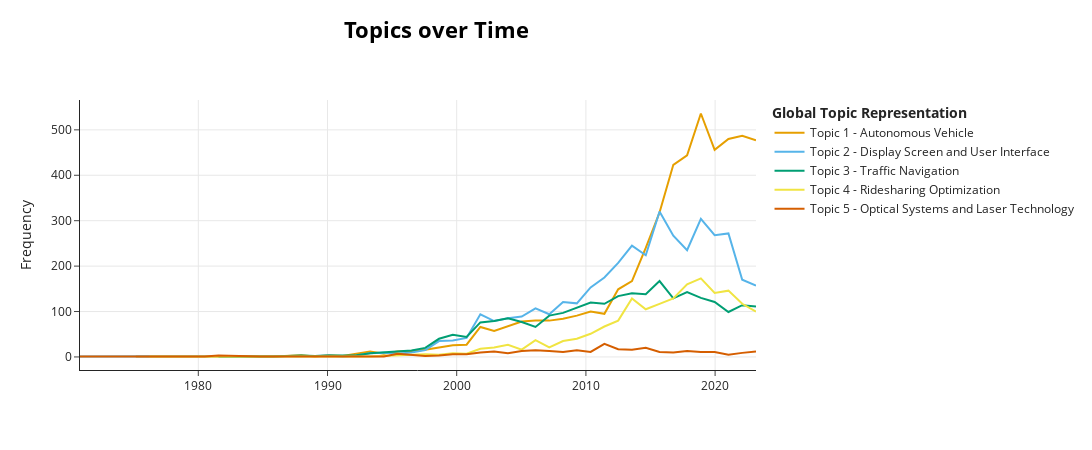

The cell this chart's notebook holds for it:
### Code cell
# Step 2: Transform the documents to get the topic probabilities
_, probs = topic_model.transform(df['clean_text'].to_list(), embeddings)

# Calculate and visualize the topics over time
topics_over_time = topic_model.topics_over_time(df['clean_text'].to_list(), timestamps, global_tuning=True, evolution_tuning=True, nr_bins=50)

# Visualize the topics over time
topic_model.visualize_topics_over_time(topics_over_time, top_n_topics=10, custom_labels=True)

### Figure 1 — Plotly figure (JSON) as saved in the notebook; plotly's stock layout.template omitted (floating-point values rounded to 4 significant figures)
{"data": [{"hoverinfo": "text", "hovertext": ["<b>Topic 0</b><br>Words: wheels, free, inhibit, wheel, driven", "<b>Topic 0</b><br>Words: word, letter, magnitude, vector magnitude, value", "<b>Topic 0</b><br>Words: centre, input devices, guideway, input, destination", "<b>Topic 0</b><br>Words: fuel, recirculation, consumption rate, ignition, control", "<b>Topic 0</b><br>Words: power, digital computer, power line, suppressor, connected", "<b>Topic 0</b><br>Words: resolution data, resolution, high resolution, high, data", "<b>Topic 0</b><br>Words: warning light, vehicle, actuating warning, vehicle unobtrusive, unobtrusive operation", "<b>Topic 0</b><br>Words: coil, magnet, plane, comparator, unauthorised motion", "<b>Topic 0</b><br>Words: data, central, vehicle, system, alarm", "<b>Topic 0</b><br>Words: alarm, unauthorised, entry event, defined area, vocal", "<b>Topic 0</b><br>Words: vehicle, system, object, alarm, test", "<b>Topic 0</b><br>Words: turntable, memory, memory zones, car, different memory", "<b>Topic 0</b><br>Words: vehicle, speech, phoneme, system, speech signal", "<b>Topic 0</b><br>Words: vehicle, optimal route, optimal, system, device", "<b>Topic 0</b><br>Words: vehicle, system, alarm, control, position", "<b>Topic 0</b><br>Words: vehicle, system, assembly, data, speed", "<b>Topic 0</b><br>Words: vehicle, system, sensor, device, signal", "<b>Topic 0</b><br>Words: vehicle, system, controller, remote, alarm", "<b>Topic 0</b><br>Words: vehicle, system, control, data, device", "<b>Topic 0</b><br>Words: vehicle, system, data, control, device", "<b>Topic 0</b><br>Words: vehicle, system, data, control, information", "<b>Topic 0</b><br>Words: vehicle, system, data, method, based", "<b>Topic 0</b><br>Words: vehicle, system, data, control, user", "<b>Topic 0</b><br>Words: vehicle, system, data, information, device", "<b>Topic 0</b><br>Words: vehicle, system, data, method, information", "<b>Topic 0</b><br>Words: vehicle, system, data, method, information", "<b>Topic 0</b><br>Words: vehicle, system, data, method, control", "<b>Topic 0</b><br>Words: vehicle, system, method, data, control", "<b>Topic 0</b><br>Words: vehicle, system, method, data, autonomous", "<b>Topic 0</b><br>Words: vehicle, system, data, method, device", "<b>Topic 0</b><br>Words: vehicle, system, data, method, autonomous", "<b>Topic 0</b><br>Words: vehicle, system, data, method, device", "<b>Topic 0</b><br>Words: vehicle, system, data, method, device", "<b>Topic 0</b><br>Words: vehicle, system, data, autonomous, method", "<b>Topic 0</b><br>Words: vehicle, system, method, data, autonomous", "<b>Topic 0</b><br>Words: vehicle, system, autonomous, method, data", "<b>Topic 0</b><br>Words: vehicle, autonomous, system, data, autonomous vehicle", "<b>Topic 0</b><br>Words: vehicle, autonomous, system, autonomous vehicle, data", "<b>Topic 0</b><br>Words: vehicle, autonomous, system, data, autonomous vehicle", "<b>Topic 0</b><br>Words: vehicle, autonomous, system, data, autonomous vehicle", "<b>Topic 0</b><br>Words: vehicle, autonomous, system, data, autonomous vehicle", "<b>Topic 0</b><br>Words: vehicle, autonomous, system, data, autonomous vehicle"], "marker": {"color": "#E69F00"}, "mode": "lines", "name": "Topic 1 - Autonomous Vehicle", "type": "scatter", "x": ["1975-03-01T11:31:12", "1976-03-25T02:24:00", "1977-04-18T17:16:48", "1980-06-30T13:55:12", "1982-08-18T19:40:48", "1983-09-12T10:33:36", "1984-10-06T01:26:24", "1985-10-30T16:19:12", "1987-12-18T22:04:48", "1989-01-11T12:57:36", "1990-02-05T03:50:24", "1991-03-01T18:43:12", "1992-03-25T09:36:00", "1993-04-19T00:28:48", "1994-05-13T15:21:36", "1995-06-07T06:14:24", "1996-06-30T21:07:12", "1997-07-25T12:00:00", "1998-08-19T02:52:48", "1999-09-12T17:45:36", "2000-10-06T08:38:24", "2001-10-30T23:31:12", "2002-11-24T14:24:00", "2003-12-19T05:16:48", "2005-01-11T20:09:36", "2006-02-05T11:02:24", "2007-03-02T01:55:12", "2008-03-25T16:48:00", "2009-04-19T07:40:48", "2010-05-13T22:33:36", "2011-06-07T13:26:24", "2012-07-01T04:19:12", "2013-07-25T19:12:00", "2014-08-19T10:04:48", "2015-09-13T00:57:36", "2016-10-06T15:50:24", "2017-10-31T06:43:12", "2018-11-24T21:36:00", "2019-12-19T12:28:48", "2021-01-12T03:21:36", "2022-02-05T18:14:24", "2023-03-02T09:07:12"], "y": [1, 1, 1, 2, 1, 2, 1, 1, 4, 1, 4, 2, 7, 12, 7, 12, 13, 16, 21, 26, 27, 66, 57, 67, 78, 80, 80, 84, 91, 100, 95, 149, 167, 240, 318, 423, 444, 536, 456, 480, 487, 477]}, {"hoverinfo": "text", "hovertext": ["<b>Topic 1</b><br>Words: means supporting, supporting aiming, aiming hand, aiming, held device", "<b>Topic 1</b><br>Words: flash, exposure, buttons, exposure making, flash unit", "<b>Topic 1</b><br>Words: face, inlet face, inlet, exit face, light inlet", "<b>Topic 1</b><br>Words: instrument, false instrument, instrument display, display surface, reading", "<b>Topic 1</b><br>Words: database, user, format, format appropriate, translates format", "<b>Topic 1</b><br>Words: dtmf, telephone, standard dtmf, liq, output", "<b>Topic 1</b><br>Words: linear array, 360, led, surveillance, onto photodetectors", "<b>Topic 1</b><br>Words: subcarrier, microcomputer, visual, error checking, functions error", "<b>Topic 1</b><br>Words: green, card 10, golf, ball, card", "<b>Topic 1</b><br>Words: user, background, pointer, information, image", "<b>Topic 1</b><br>Words: transition, display, icon, sequence, transition template", "<b>Topic 1</b><br>Words: display, user, device, computer, strand", "<b>Topic 1</b><br>Words: data, image, user, device, display", "<b>Topic 1</b><br>Words: display, user, menu, computer, system", "<b>Topic 1</b><br>Words: user, display, information, computer, help", "<b>Topic 1</b><br>Words: user, display, information, system, computer", "<b>Topic 1</b><br>Words: user, display, information, device, system", "<b>Topic 1</b><br>Words: user, information, device, display, computer", "<b>Topic 1</b><br>Words: user, information, device, system, display", "<b>Topic 1</b><br>Words: device, user, system, display, information", "<b>Topic 1</b><br>Words: user, display, device, information, system", "<b>Topic 1</b><br>Words: user, device, display, system, information", "<b>Topic 1</b><br>Words: user, device, display, system, information", "<b>Topic 1</b><br>Words: user, device, method, display, system", "<b>Topic 1</b><br>Words: user, device, display, information, system", "<b>Topic 1</b><br>Words: user, device, display, method, system", "<b>Topic 1</b><br>Words: user, device, display, method, system", "<b>Topic 1</b><br>Words: user, device, display, method, interface", "<b>Topic 1</b><br>Words: user, device, display, method, information", "<b>Topic 1</b><br>Words: user, device, display, method, information", "<b>Topic 1</b><br>Words: user, device, display, method, computer", "<b>Topic 1</b><br>Words: user, device, display, interface, method", "<b>Topic 1</b><br>Words: user, display, device, interface, user interface", "<b>Topic 1</b><br>Words: user, display, device, interface, user interface", "<b>Topic 1</b><br>Words: user, device, display, interface, user interface", "<b>Topic 1</b><br>Words: user, device, display, interface, user interface", "<b>Topic 1</b><br>Words: user, device, display, interface, user interface", "<b>Topic 1</b><br>Words: user, device, display, interface, user interface"], "marker": {"color": "#56B4E9"}, "mode": "lines", "name": "Topic 2 - Display Screen and User Interface", "type": "scatter", "x": ["1970-11-04T12:27:21.600000", "1976-03-25T02:24:00", "1982-08-18T19:40:48", "1986-11-24T07:12:00", "1987-12-18T22:04:48", "1989-01-11T12:57:36", "1990-02-05T03:50:24", "1991-03-01T18:43:12", "1992-03-25T09:36:00", "1993-04-19T00:28:48", "1994-05-13T15:21:36", "1995-06-07T06:14:24", "1996-06-30T21:07:12", "1997-07-25T12:00:00", "1998-08-19T02:52:48", "1999-09-12T17:45:36", "2000-10-06T08:38:24", "2001-10-30T23:31:12", "2002-11-24T14:24:00", "2003-12-19T05:16:48", "2005-01-11T20:09:36", "2006-02-05T11:02:24", "2007-03-02T01:55:12", "2008-03-25T16:48:00", "2009-04-19T07:40:48", "2010-05-13T22:33:36", "2011-06-07T13:26:24", "2012-07-01T04:19:12", "2013-07-25T19:12:00", "2014-08-19T10:04:48", "2015-09-13T00:57:36", "2016-10-06T15:50:24", "2017-10-31T06:43:12", "2018-11-24T21:36:00", "2019-12-19T12:28:48", "2021-01-12T03:21:36", "2022-02-05T18:14:24", "2023-03-02T09:07:12"], "y": [1, 1, 1, 2, 2, 2, 3, 1, 3, 8, 9, 7, 10, 15, 35, 36, 42, 94, 79, 85, 89, 107, 94, 121, 118, 153, 175, 207, 245, 224, 320, 267, 235, 304, 268, 272, 170, 157]}, {"hoverinfo": "text", "hovertext": ["<b>Topic 2</b><br>Words: speed, signal, actual speed, speed signal, actual", "<b>Topic 2</b><br>Words: keyword, keyword location, location indication, bit, location", "<b>Topic 2</b><br>Words: signal, signal delta, heading, delta, signals", "<b>Topic 2</b><br>Words: servers, expected available, servers expected, expected, currently", "<b>Topic 2</b><br>Words: dispatcher, dispatcher actor, actor, map, subscribers", "<b>Topic 2</b><br>Words: route, traffic, device, system, announcements", "<b>Topic 2</b><br>Words: congestion, traffic congestion, traffic, congestion data, data", "<b>Topic 2</b><br>Words: route, system, information, vehicle, navigation", "<b>Topic 2</b><br>Words: heading, vehicle, route, position, direction", "<b>Topic 2</b><br>Words: position, route, system, vehicle, information", "<b>Topic 2</b><br>Words: route, position, vehicle, system, device", "<b>Topic 2</b><br>Words: information, route, data, system, vehicle", "<b>Topic 2</b><br>Words: route, information, traffic, system, data", "<b>Topic 2</b><br>Words: information, data, system, route, vehicle", "<b>Topic 2</b><br>Words: route, system, information, data, navigation", "<b>Topic 2</b><br>Words: information, system, route, data, traffic", "<b>Topic 2</b><br>Words: route, system, information, navigation, location", "<b>Topic 2</b><br>Words: information, system, route, traffic, location", "<b>Topic 2</b><br>Words: information, traffic, system, route, method", "<b>Topic 2</b><br>Words: information, data, traffic, route, system", "<b>Topic 2</b><br>Words: system, route, information, traffic, data", "<b>Topic 2</b><br>Words: route, information, system, method, location", "<b>Topic 2</b><br>Words: route, system, information, traffic, navigation", "<b>Topic 2</b><br>Words: route, traffic, system, method, navigation", "<b>Topic 2</b><br>Words: route, information, method, traffic, system", "<b>Topic 2</b><br>Words: route, method, system, data, navigation", "<b>Topic 2</b><br>Words: route, device, system, method, location", "<b>Topic 2</b><br>Words: traffic, route, information, method, location", "<b>Topic 2</b><br>Words: route, system, method, device, data", "<b>Topic 2</b><br>Words: route, method, system, location, information", "<b>Topic 2</b><br>Words: route, location, system, user, method", "<b>Topic 2</b><br>Words: route, system, location, method, device", "<b>Topic 2</b><br>Words: route, location, system, device, data", "<b>Topic 2</b><br>Words: route, location, data, system, method", "<b>Topic 2</b><br>Words: location, route, system, data, device", "<b>Topic 2</b><br>Words: location, system, route, device, method"], "marker": {"color": "#009E73"}, "mode": "lines", "name": "Topic 3 - Traffic Navigation", "type": "scatter", "x": ["1981-07-25T04:48:00", "1985-10-30T16:19:12", "1987-12-18T22:04:48", "1989-01-11T12:57:36", "1990-02-05T03:50:24", "1991-03-01T18:43:12", "1992-03-25T09:36:00", "1993-04-19T00:28:48", "1994-05-13T15:21:36", "1995-06-07T06:14:24", "1996-06-30T21:07:12", "1997-07-25T12:00:00", "1998-08-19T02:52:48", "1999-09-12T17:45:36", "2000-10-06T08:38:24", "2001-10-30T23:31:12", "2002-11-24T14:24:00", "2003-12-19T05:16:48", "2005-01-11T20:09:36", "2006-02-05T11:02:24", "2007-03-02T01:55:12", "2008-03-25T16:48:00", "2009-04-19T07:40:48", "2010-05-13T22:33:36", "2011-06-07T13:26:24", "2012-07-01T04:19:12", "2013-07-25T19:12:00", "2014-08-19T10:04:48", "2015-09-13T00:57:36", "2016-10-06T15:50:24", "2017-10-31T06:43:12", "2018-11-24T21:36:00", "2019-12-19T12:28:48", "2021-01-12T03:21:36", "2022-02-05T18:14:24", "2023-03-02T09:07:12"], "y": [1, 1, 3, 2, 3, 3, 4, 8, 10, 11, 14, 20, 40, 49, 44, 76, 79, 85, 77, 66, 91, 97, 108, 120, 117, 134, 140, 138, 167, 129, 143, 130, 121, 99, 114, 111]}, {"hoverinfo": "text", "hovertext": ["<b>Topic 3</b><br>Words: taximeter, key, keys, passengers, controlled", "<b>Topic 3</b><br>Words: coordinating station, coordinating, public, ride, station", "<b>Topic 3</b><br>Words: arrival time, arrival, time, optimum, optimum arrival", "<b>Topic 3</b><br>Words: dispatch controller, service, central dispatch, dispatch, cell", "<b>Topic 3</b><br>Words: station, mobile station, density function, probability density, function pdf", "<b>Topic 3</b><br>Words: bodies, cooling medium, cooling, vehicles, device", "<b>Topic 3</b><br>Words: mobile unit, mobile, zone, unit, system", "<b>Topic 3</b><br>Words: system, information, appointments, vehicles, location", "<b>Topic 3</b><br>Words: mobile, data, system, call, cellular", "<b>Topic 3</b><br>Words: mobile, system, subnet, service, communication", "<b>Topic 3</b><br>Words: service, system, location, mobile, method", "<b>Topic 3</b><br>Words: method, system, location, mobile, service", "<b>Topic 3</b><br>Words: system, method, location, service, user", "<b>Topic 3</b><br>Words: location, system, user, service, device", "<b>Topic 3</b><br>Words: service, system, mobile, method, location", "<b>Topic 3</b><br>Words: method, system, service, location, mobile", "<b>Topic 3</b><br>Words: method, system, device, transportation, user", "<b>Topic 3</b><br>Words: method, system, location, service, transportation", "<b>Topic 3</b><br>Words: method, location, system, transportation, device", "<b>Topic 3</b><br>Words: method, location, system, service, user", "<b>Topic 3</b><br>Words: system, method, mobile, location, service", "<b>Topic 3</b><br>Words: method, location, mobile, user, system", "<b>Topic 3</b><br>Words: method, service, system, device, location", "<b>Topic 3</b><br>Words: method, user, location, device, service", "<b>Topic 3</b><br>Words: service, system, location, method, user", "<b>Topic 3</b><br>Words: service, location, system, method, user", "<b>Topic 3</b><br>Words: service, system, location, user, device", "<b>Topic 3</b><br>Words: service, user, system, location, method", "<b>Topic 3</b><br>Words: service, system, location, device, user", "<b>Topic 3</b><br>Words: user, service, system, location, method", "<b>Topic 3</b><br>Words: service, system, transport, user, device"], "marker": {"color": "#F0E442"}, "mode": "lines", "name": "Topic 4 - Ridesharing Optimization", "type": "scatter", "x": ["1976-03-25T02:24:00", "1982-08-18T19:40:48", "1987-12-18T22:04:48", "1992-03-25T09:36:00", "1993-04-19T00:28:48", "1996-06-30T21:07:12", "1997-07-25T12:00:00", "1998-08-19T02:52:48", "1999-09-12T17:45:36", "2000-10-06T08:38:24", "2001-10-30T23:31:12", "2002-11-24T14:24:00", "2003-12-19T05:16:48", "2005-01-11T20:09:36", "2006-02-05T11:02:24", "2007-03-02T01:55:12", "2008-03-25T16:48:00", "2009-04-19T07:40:48", "2010-05-13T22:33:36", "2011-06-07T13:26:24", "2012-07-01T04:19:12", "2013-07-25T19:12:00", "2014-08-19T10:04:48", "2015-09-13T00:57:36", "2016-10-06T15:50:24", "2017-10-31T06:43:12", "2018-11-24T21:36:00", "2019-12-19T12:28:48", "2021-01-12T03:21:36", "2022-02-05T18:14:24", "2023-03-02T09:07:12"], "y": [1, 1, 1, 1, 1, 5, 6, 5, 8, 7, 18, 21, 27, 16, 37, 21, 35, 40, 51, 67, 80, 129, 105, 117, 129, 160, 173, 141, 146, 117, 100]}, {"hoverinfo": "text", "hovertext": ["<b>Topic 4</b><br>Words: oxide, aluminium, alkylene oxide, propylene oxide, propylene", "<b>Topic 4</b><br>Words: perforated tokens, jackpot, slugs, perforated, payoff", "<b>Topic 4</b><br>Words: signal representing, zero crossing, signal, crossing second, zero", "<b>Topic 4</b><br>Words: hooked portion, hooked, portion, lever, actuating member", "<b>Topic 4</b><br>Words: pcb, nozzles, gas, liquid, connection", "<b>Topic 4</b><br>Words: pulses, count, particle, pulse, count pulses", "<b>Topic 4</b><br>Words: oscillator, power nozzle, nozzle, pair, fan", "<b>Topic 4</b><br>Words: actuating member, actuating, lever, member, portion", "<b>Topic 4</b><br>Words: light, pulses, light pulses, internal, source diode", "<b>Topic 4</b><br>Words: disparity, disparity image, image, feature, images", "<b>Topic 4</b><br>Words: optic, lens, fibre, optic fiber, fiber", "<b>Topic 4</b><br>Words: light, fibre, optical, laser, end", "<b>Topic 4</b><br>Words: plunger, barrel, cells, spring, passageway", "<b>Topic 4</b><br>Words: signal, siren, output signal, lower, hydraulic drive", "<b>Topic 4</b><br>Words: light, optical, pulse, deflector, measuring", "<b>Topic 4</b><br>Words: light, lower, images, optical, formed", "<b>Topic 4</b><br>Words: syringe, centerline, circuit, detector, connector", "<b>Topic 4</b><br>Words: image, ink, surface, pigment, images", "<b>Topic 4</b><br>Words: circuit, addressee, signal, image, optical", "<b>Topic 4</b><br>Words: cells, mesodermal, light, cell, epl", "<b>Topic 4</b><br>Words: image, portion, conductor, optical, map", "<b>Topic 4</b><br>Words: said, gate, optical, pth, image", "<b>Topic 4</b><br>Words: locking, power, laser, saw, locking lever", "<b>Topic 4</b><br>Words: optical, pulse, light, optical pulse, circuit", "<b>Topic 4</b><br>Words: light, portion, laser, optical, surface", "<b>Topic 4</b><br>Words: laser, optical, image, light, surface", "<b>Topic 4</b><br>Words: image, optical, light, system, washer", "<b>Topic 4</b><br>Words: image, liquid, ch, composition, system", "<b>Topic 4</b><br>Words: 4c, image, texture, geometry, alkyl", "<b>Topic 4</b><br>Words: image, optical, images, light, panorama", "<b>Topic 4</b><br>Words: water, light, cheese, optical, cowl", "<b>Topic 4</b><br>Words: image, optical, aztreonam, depth, compound", "<b>Topic 4</b><br>Words: optical, image, element, lidar, light", "<b>Topic 4</b><br>Words: optical, fiber, image, optical fiber, laser", "<b>Topic 4</b><br>Words: image, stannous, choline, cardiovascular, choline related", "<b>Topic 4</b><br>Words: albumin, nanoparticles, composition, nanoparticle, rapamycin", "<b>Topic 4</b><br>Words: optical, light, optical signal, lidar, signal", "<b>Topic 4</b><br>Words: patch, point, image, depth, optical"], "marker": {"color": "#D55E00"}, "mode": "lines", "name": "Topic 5 - Optical Systems and Laser Technology", "type": "scatter", "x": ["1970-11-04T12:27:21.600000", "1974-02-04T20:38:24", "1975-03-01T11:31:12", "1980-06-30T13:55:12", "1981-07-25T04:48:00", "1983-09-12T10:33:36", "1984-10-06T01:26:24", "1986-11-24T07:12:00", "1991-03-01T18:43:12", "1993-04-19T00:28:48", "1994-05-13T15:21:36", "1995-06-07T06:14:24", "1996-06-30T21:07:12", "1997-07-25T12:00:00", "1998-08-19T02:52:48", "1999-09-12T17:45:36", "2000-10-06T08:38:24", "2001-10-30T23:31:12", "2002-11-24T14:24:00", "2003-12-19T05:16:48", "2005-01-11T20:09:36", "2006-02-05T11:02:24", "2007-03-02T01:55:12", "2008-03-25T16:48:00", "2009-04-19T07:40:48", "2010-05-13T22:33:36", "2011-06-07T13:26:24", "2012-07-01T04:19:12", "2013-07-25T19:12:00", "2014-08-19T10:04:48", "2015-09-13T00:57:36", "2016-10-06T15:50:24", "2017-10-31T06:43:12", "2018-11-24T21:36:00", "2019-12-19T12:28:48", "2021-01-12T03:21:36", "2022-02-05T18:14:24", "2023-03-02T09:07:12"], "y": [1, 1, 1, 1, 3, 1, 1, 1, 1, 1, 1, 7, 4, 2, 3, 6, 6, 10, 12, 8, 13, 15, 13, 11, 15, 11, 29, 17, 16, 20, 11, 10, 13, 11, 11, 5, 9, 12]}], "layout": {"height": 450, "hoverlabel": {"bgcolor": "white", "font": {"family": "Rockwell", "size": 16}}, "legend": {"title": {"text": "<b>Global Topic Representation"}}, "title": {"font": {"color": "Black", "size": 22}, "text": "<b>Topics over Time</b>", "x": 0.4, "xanchor": "center", "y": 0.95, "yanchor": "top"}, "width": 1250, "xaxis": {"showgrid": true}, "yaxis": {"showgrid": true, "title": {"text": "Frequency"}}}}
